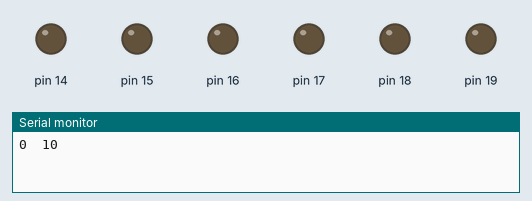
Bench run of a sketch on a simulated Arduino Uno, built with avr-gcc and run on an emulated ATmega328P. Shown: output pins drawn as LEDs (lit = HIGH), the last lines printed to the serial monitor.

Above: at 0.2 s.
At 1.2 s:
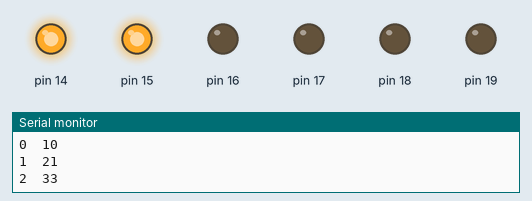
At 1.7 s:
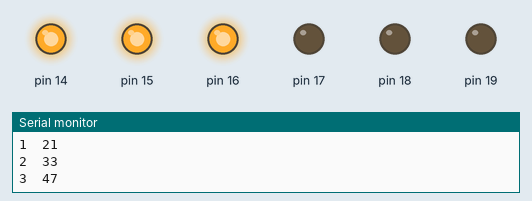
At 3.2 s:
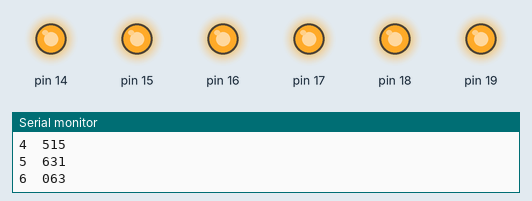
At 5.7 s:
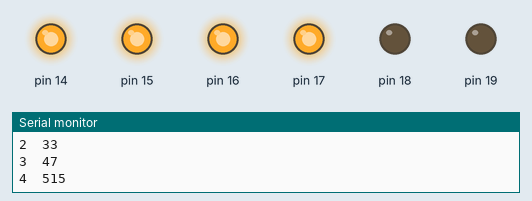
At 7.7 s:
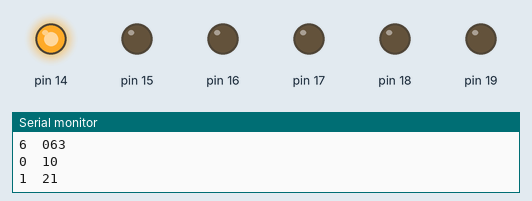
Timing chart, 0 to 8.1 s (numbered marks = the images above):
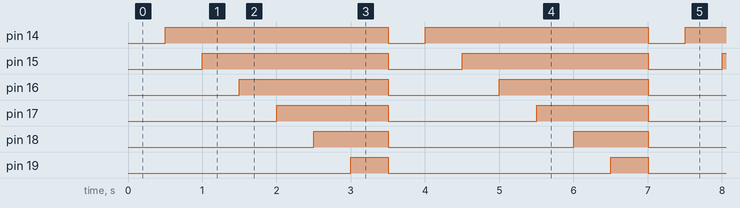

Measured:
- by itself, pin 14: alternates HIGH for 3.0 s and LOW for 0.50 s
- by itself, pin 15: alternates HIGH for 2.5 s and LOW for 1.0 s
- by itself, pin 16: alternates HIGH for 2.0 s and LOW for 1.5 s
- by itself, pin 17: alternates HIGH for 1.5 s and LOW for 2.0 s
- by itself, pin 18: alternates HIGH for 1.0 s and LOW for 2.5 s
- by itself, pin 19: alternates HIGH for 0.50 s and LOW for 3.0 s

The sketch:

1-5_level.ino
```cpp
int ev = 0;

void setup() {
  Serial.begin(9600);
  DDRC = 0xFF;
}

void loop() {
  Serial.print(ev);
  if (ev == 0) PORTC = 0;
  else {
    PORTC = PORTC + (1 << (ev - 1));
  }
  ev = ++ev % 7;
  Serial.print("\t");
  Serial.print(ev);
  Serial.println(PORTC, DEC);
  delay(500); // ignore for speed test
}
```
